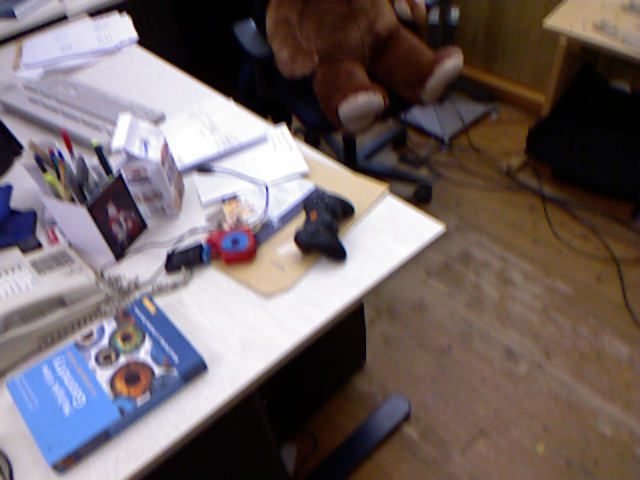
//> input picture data/rgb1.png, 640 x 480 px
$ ./detectFeatures   (built with g++ and OpenCV 4)
//> lines starting //> are read from the running program, lines starting //| are printed output that depends on the picture
/*************************************************************************
	> File Name: detectFeatures.cpp
	> Author: xiang gao
	> Mail: gaoxiang12@mails.tsinghua.edu.cn
    > 特征提取与匹配
	> Created Time: 2015年07月18日 星期六 16时00分21秒
 ************************************************************************/

#include<iostream>
#include "slamBase.h"
using namespace std;

// OpenCV 特征检测模块
#include <opencv2/features2d/features2d.hpp>
// #include <opencv2/nonfree/nonfree.hpp> // use this if you want to use SIFT or SURF
#include <opencv2/calib3d/calib3d.hpp>

int main( int argc, char** argv )
{
    // 声明并从data文件夹里读取两个rgb与深度图
    cv::Mat rgb1 = cv::imread( "./data/rgb1.png");
//> rgb1 is the input picture: 480 rows x 640 cols, CV_8UC3; mean B, G, R 101.1, 100.9, 112.7
    cv::Mat rgb2 = cv::imread( "./data/rgb2.png");
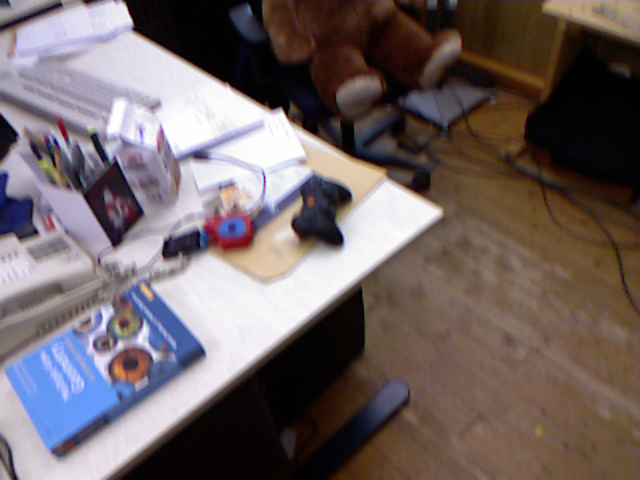
//> input picture data/rgb2.png, 640 x 480 px
//> rgb2 is the input picture: 480 rows x 640 cols, CV_8UC3; mean B, G, R 100.8, 100.5, 112.3
    cv::Mat depth1 = cv::imread( "./data/depth1.png", -1);
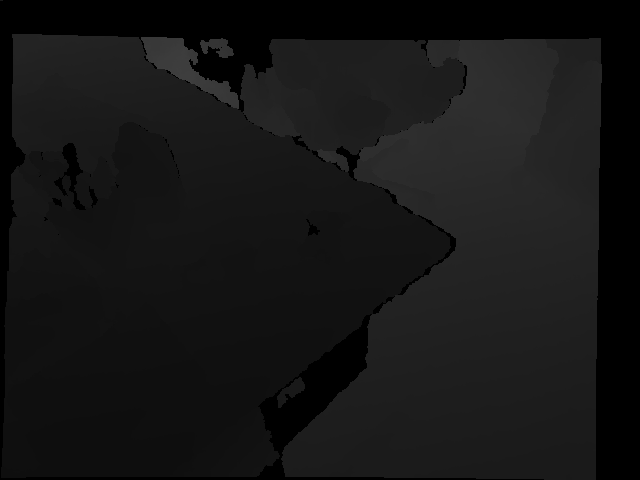
//> input picture data/depth1.png, 640 x 480 px
//> depth1 is the input picture: 480 rows x 640 cols, CV_16UC1; min 0, max 16014, mean 5568.4
    cv::Mat depth2 = cv::imread( "./data/depth2.png", -1);
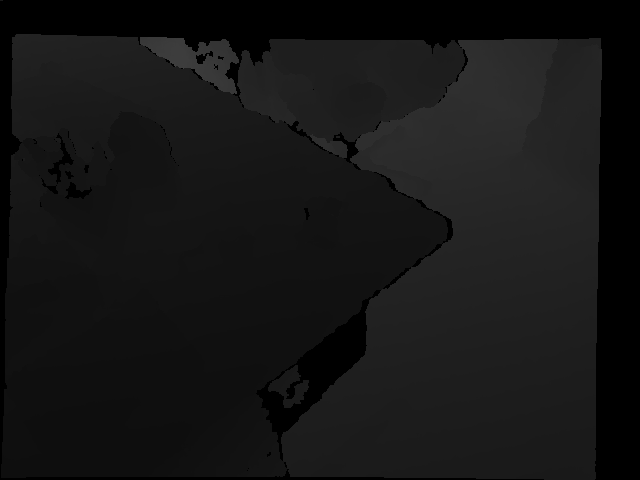
//> input picture data/depth2.png, 640 x 480 px
//> depth2 is the input picture: 480 rows x 640 cols, CV_16UC1; min 0, max 16014, mean 5536.8

    // 声明特征提取器与描述子提取器
    cv::Ptr<cv::FeatureDetector> detector = cv::ORB::create();
    cv::Ptr<cv::DescriptorExtractor> descriptor = cv::ORB::create();
    // 构建提取器，默认两者都为 ORB

    vector< cv::KeyPoint > kp1, kp2; //关键点
    detector->detect( rgb1, kp1 );  //提取关键点
//> kp1 = 500 keypoints; strongest (x, y, size): (340, 254, 111.1), (282, 124, 64.3), (281, 124, 77.1), (281, 125, 92.6)
    detector->detect( rgb2, kp2 );
//> kp2 = 500 keypoints; strongest (x, y, size): (279, 109, 77.1), (280, 109, 53.6), (280, 108, 64.3), (278, 110, 92.6)

    cout<<"Key points of two images: "<<kp1.size()<<", "<<kp2.size()<<endl;
//| Key points of two images: 500, 500

    // 可视化， 显示关键点
    cv::Mat imgShow;
    cv::drawKeypoints( rgb1, kp1, imgShow, cv::Scalar::all(-1), cv::DrawMatchesFlags::DRAW_RICH_KEYPOINTS );
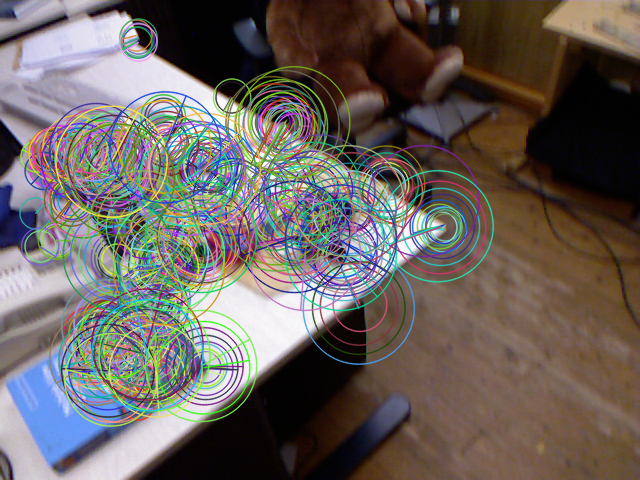
//> imgShow: 480 rows x 640 cols, CV_8UC3; mean B, G, R 93.9, 98.3, 105.7
    cv::imshow( "keypoints", imgShow );
    cv::imwrite( "./data/keypoints.png", imgShow );
    //cv::waitKey(0); //暂停等待一个按键

    // 计算描述子
    cv::Mat desp1, desp2;
    descriptor->compute( rgb1, kp1, desp1 );
    descriptor->compute( rgb2, kp2, desp2 );

    // 匹配描述子
    vector< cv::DMatch > matches;
    cv::BFMatcher matcher;
    matcher.match( desp1, desp2, matches );
//> matches = 500 matches
    cout<<"Find total "<<matches.size()<<" matches."<<endl;
//| Find total 500 matches.

    // 可视化：显示匹配的特征
    cv::Mat imgMatches;
    cv::drawMatches( rgb1, kp1, rgb2, kp2, matches, imgMatches );
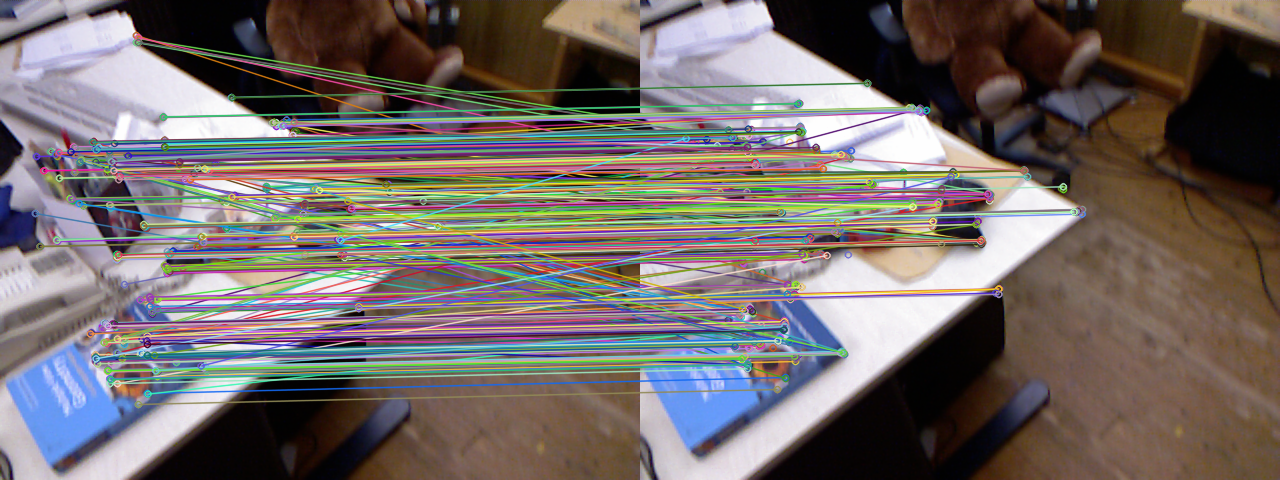
//> imgMatches: 480 rows x 1280 cols, CV_8UC3; mean B, G, R 103.9, 106.2, 114.8
    cv::imshow( "matches", imgMatches );
    cv::imwrite( "./data/matches.png", imgMatches );
    //cv::waitKey( 0 );

    // 筛选匹配，把距离太大的去掉
    // 这里使用的准则是去掉大于四倍最小距离的匹配
    vector< cv::DMatch > goodMatches;
    double minDis = 9999;
    for ( size_t i=0; i<matches.size(); i++ )
    {
        if ( matches[i].distance < minDis )
            minDis = matches[i].distance;
    }
//> this loop made 500 passes
//> minDis on passes 1, 2, 6, 16, 24, 57, 101, 349: 304.9, 227, 80.13, 60.56, 60.45, 33.24, 25.38, 17.89
//> after the loop, minDis = 17.89
    cout<<"min dis = "<<minDis<<endl;
//| min dis = 17.8885

    for ( size_t i=0; i<matches.size(); i++ )
    {
        if (matches[i].distance < 70*minDis)
            goodMatches.push_back( matches[i] );
    }
//> after the loop, goodMatches = 500 matches

    // 显示 good matches
    cout<<"good matches="<<goodMatches.size()<<endl;
//| good matches=500
    cv::drawMatches( rgb1, kp1, rgb2, kp2, goodMatches, imgMatches );
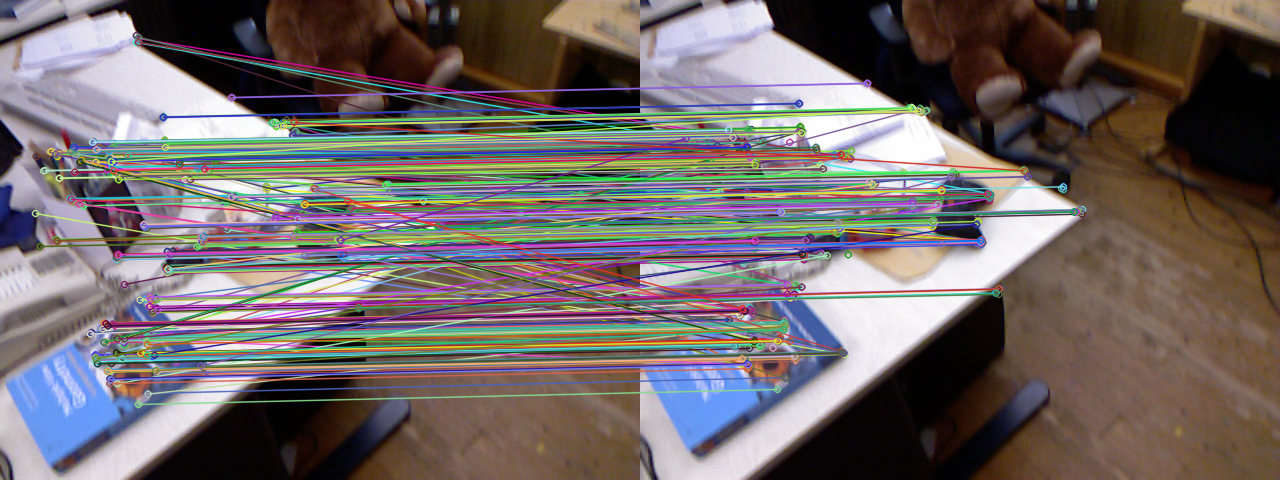
//> imgMatches: 480 rows x 1280 cols, CV_8UC3; mean B, G, R 103.4, 103.9, 112.6
    cv::imshow( "good matches", imgMatches );
    cv::imwrite( "./data/good_matches.png", imgMatches );
    //cv::waitKey(0);

    // 计算图像间的运动关系
    // 关键函数：cv::solvePnPRansac()
    // 为调用此函数准备必要的参数

    // 第一个帧的三维点
    vector<cv::Point3f> pts_obj;
    // 第二个帧的图像点
    vector< cv::Point2f > pts_img;

    // 相机内参
//> (the run ends here: the program needs code that is not available in this run, at `CAMERA_INTRINSIC_PARAMETERS C;`)
